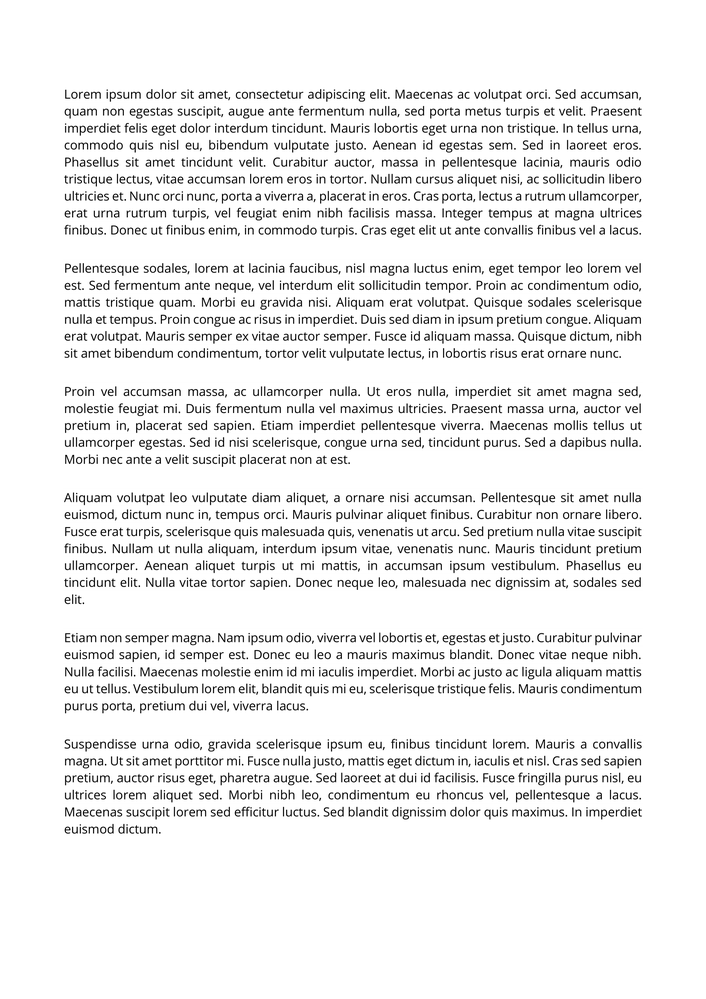
#> input picture resources/Converted_Paper/001.png, 706 x 999 px, shrunk from 1654 x 2339 before the run
$ python partB.py
#> lines starting #> are read from the running program, lines starting #| are printed output that depends on the picture; after the words box and inside, x2 and y2 are one past the last pixel; in counts of white or black regions, pixels touching at a corner belong together
import numpy as np
import cv2
from matplotlib import pyplot as plt


def process_img(image):
    #Read image
    img = cv2.imread(image, 0)

    #Switch to binary image
    _, bi_img = cv2.threshold(img, 100, 255, cv2.THRESH_BINARY)


    #plot put binary image
    plt.figure()
    plt.subplot(2,2,1)
    plt.imshow(bi_img, cmap='gray')
    plt.title("page")
    plt.axis('off')
    plt.tight_layout()
    plt.show()


    return bi_img


def find_gaps(hist, min_width=60,multiplier=0.15):
    treshold = max(np.percentile(hist, 5), np.max(hist) * multiplier, 1)

    gaps = []
    in_gap = False

    #Iterate over x in the vertical histogram
    for x, val in enumerate(hist):
        #if value lesser than treshold, start of a potential gap
        if val < treshold and not in_gap:
            start_g = x
            in_gap = True
        #if value more than treshold, end of a potential gap
        elif val >= treshold and in_gap:
            end_g = x

            #get the width of the potential gap
            gap_width = end_g - start_g

            #Only add gap that are large enough
            if gap_width >= min_width:
                gaps.append((start_g, end_g))
            in_gap = False

    #Handle the case where a gap continues to the far right edge of the image
    if in_gap:
        end_g = len(hist)
        gap_width = end_g - start_g
        if gap_width >= min_width:
            gaps.append((start_g, end_g))

    return gaps


def get_region(gaps,hist, min_length = 15 ):
    regions = []
    r_start = 0
    padding = 20
    limit = len(hist)

    #get the actual region of text using the gaps
    if gaps:
        #iterate over each gap
        for x, (start_g, end_g) in enumerate(gaps):
            #prevent overlap
            if start_g > r_start:
                r_length = start_g - r_start
                if (r_length >= min_length):
                    #add in padding
                    start = max(r_start - padding, 0)
                    end = min(start_g + padding, limit)

                    #r_start indicate the start of next region
                    #start_gap indicate the end of region, start of new gap
                    regions.append((start, end))

            #set starting point for next region
            r_start = end_g + 1
    else:
        start = max(r_start - padding, 0)
        end = min(len(hist) + padding, limit)
        regions.append((start, end))

    return regions


#Find columns with text
def extract_column(image,m=0.15):
    #switch to binary image (process_img)
    binary_img = process_img(image)

    #vertical histogram (black pixel)
    verti_hist = np.sum(binary_img == 0, axis=0)

    #find gaps
    gaps = find_gaps(verti_hist,60,m)
    print(f"Gaps between column: {gaps}")

    #find column
    cols = get_region(gaps, verti_hist)
    print(f"Columns: {cols}")


    #Turn to binary image
    column_imgs = [binary_img[:, start:end] for start, end in cols]

    #Plot out the histogram
    plt.figure(figsize=(12, 4))
    plt.plot(verti_hist)
    plt.title("Vertical Histogram Projection (Columns)")
    plt.xlabel("Column")
    plt.ylabel("Sum of Black Pixels")
    plt.grid(True)
    plt.show()

    return column_imgs

#identify_table
def contains_line(hist, spike_ratio=0.98, min_lines=5):
   threshold = np.max(hist) * spike_ratio
   #go through all value in histogram and only keep value that equal or bigger than threshold
   spikes = [val for val in hist if val >= threshold]

   return len(spikes) >= min_lines

#identify diagram
def is_diagram(img,min_r=0.05, max_r=0.12):
    height, width = img.shape
    #get amount of black pixel
    black_pixel_count = np.sum(img == 0)
    total_pixels = height * width

    if total_pixels == 0:
        return False

    #get the ration of black pixel : total pixel
    black_ratio = black_pixel_count / total_pixels

    if black_ratio < min_r or black_ratio > 0.12:
        return True
    return False

def extract_paragraph(image,m1=0.15,m2=0.02):
    all_para_imgs = []
    col_imgs = extract_column(image,m1)

    #Iterate through each column images extracted
    for i, col_img in enumerate(col_imgs):
        #list of paragraph within the column (requirement ii)
        para_imgs_col = []

        #histogram
        hori_hist = np.sum(col_img == 0, axis=1)
        gaps = find_gaps(hori_hist,30,m2)
        print(f"Gaps between paragraph: {gaps}")

        #Find paragraph
        paras = get_region(gaps, hori_hist)
        print(f"Paragraphs: {paras}")

        #Turn to binary image
        para_imgs = [col_img[start:end, :] for start, end in paras]

        for para_img in para_imgs:
            para_hist = np.sum(para_img == 0, axis=1)
            if not is_diagram(para_img) and not contains_line(para_hist):
                #append the paragraph within the column (requirement ii)
                para_imgs_col.append(para_img)
                #append the list
        all_para_imgs.append(para_imgs_col)

      #Plot out the histogram
        plt.figure(figsize=(12, 4))
        plt.plot(hori_hist)
        plt.title("Horizontal Histogram Projection (Rows)")
        plt.xlabel("Row")
        plt.ylabel("Sum of Black Pixels")
        plt.grid(True)
        plt.show()

    #show out all paragraph

    for i, para_imgs in enumerate(all_para_imgs):
        para_nums = len(para_imgs)
        plt.figure()
        for p_i, para_img in enumerate(para_imgs):
            #plot out the graph
            plt.subplot(para_nums, 1, p_i + 1)
            plt.imshow(para_img, cmap='gray')
            plt.title(f"Column {i+1} - Paragraph {p_i+1}")
            plt.axis('off')

            #save the paragraph
            cv2.imwrite(f"Column {i+1}_Paragraph {p_i+1}.png", para_img)
            cv2.waitKey()


        plt.tight_layout()
        plt.show()
    cv2.destroyAllWindows()

    return all_para_imgs


def main():
    while True:
        print("Choose a page to pick from:\n[1] 001.png\n[2] 002,png\n[3] 003.png\n[4] 004.png\n[5] 005.png\n[6] 006,png\n[7] 007.png\n[8] 008.png")
        try:
            choice= int(input("Please enter an integer:"))
#> the answer given: 1

            match choice:
                case 1:
                   extract_paragraph("resources/Converted_Paper/001.png")
                   break
                case 2:
                    extract_paragraph("resources/Converted_Paper/002.png")
                    break
                case 3:
                    extract_paragraph("resources/Converted_Paper/003.png")
                    break
                case 4:
                    extract_paragraph("resources/Converted_Paper/004.png",0.3,0.02)
                    break
                case 5:
                   extract_paragraph("resources/Converted_Paper/005.png")
                   break
                case 6:
                    extract_paragraph("resources/Converted_Paper/006.png")
                    break
                case 7:
                    extract_paragraph("resources/Converted_Paper/007.png")
                    break
                case 8:
                    extract_paragraph("resources/Converted_Paper/008.png",0.3,0.02)
                    break
                case _:
                    print("Choose an integer between 1-8")
#> in process_img, img is the input picture: shape (999, 706); min 0, max 255, mean 237.8
#> in process_img, `_, bi_img = cv2.threshold(img, 100, 255, cv2.THRESH_BINARY)`:
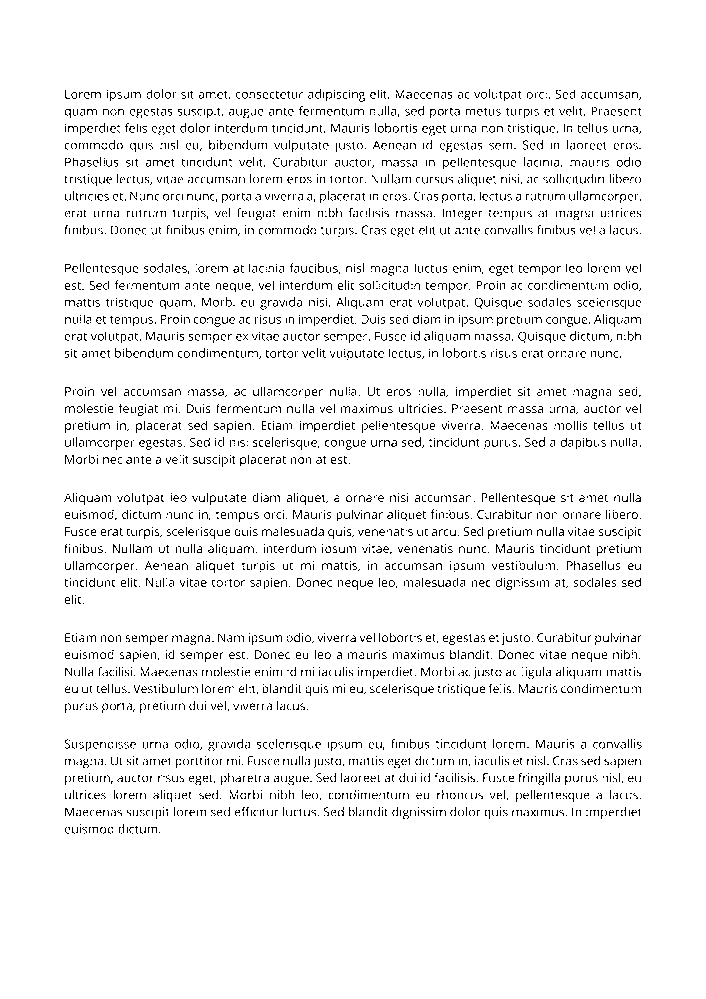
#> bi_img: shape (999, 706); 94.6% white; black in thin lines or dots, all inside (x1, y1, x2, y2) = (64, 89, 642, 834)
#> in extract_column, `verti_hist = np.sum(binary_img == 0, axis=0)`: verti_hist = 706 values, max 244 at index 65, min 0 at index 0, mean 54.09
#> in find_gaps, `treshold = max(np.percentile(hist, 5), np.max(hist) * multiplier, 1)`: treshold = 36.6
#> the loop in find_gaps, `for x, val in enumerate(hist):` made 706 passes
#> (gap_width, in_gap) on passes 66, 73, 284, 334, 382, 415, 490, 557, 640: (65, False), (1, False), (1, False), (1, False), (1, False), (1, False), (1, False), (1, False), (1, False)
#> in_gap on passes 1, 72, 283, 333, 381, 414: True, True, True, True, True, True
#> after the loop in find_gaps, `for x, val in enumerate(hist):`: end_g = 639; gap_width = 1; gaps = [(0, 65)]; in_gap = True; start_g = 641
#> in find_gaps, `end_g = len(hist)`: end_g = 706
#> in find_gaps, `gap_width = end_g - start_g`: gap_width = 65
#> in extract_column, `gaps = find_gaps(verti_hist,60,m)`: gaps = [(0, 65), (641, 706)]
#| Gaps between column: [(0, 65), (641, 706)]
#> in get_region, `limit = len(hist)`: limit = 706
#> the loop in get_region, `for x, (start_g, end_g) in enumerate(gaps):` made 2 passes
#> (x, start_g, end_g, r_length, start, end, r_start) on pass 2: (1, 641, 706, 575, 46, 661, 707)
#> (x, start_g, end_g, r_start) on pass 1: (0, 0, 65, 66)
#> after the loop in get_region, `for x, (start_g, end_g) in enumerate(gaps):`: regions = [(46, 661)]
#| Columns: [(46, 661)]
#> in extract_column, `column_imgs = [binary_img[:, start:end] for start, end in cols]`: column_imgs = 1 item
#> in extract_column, `plt.show()`:
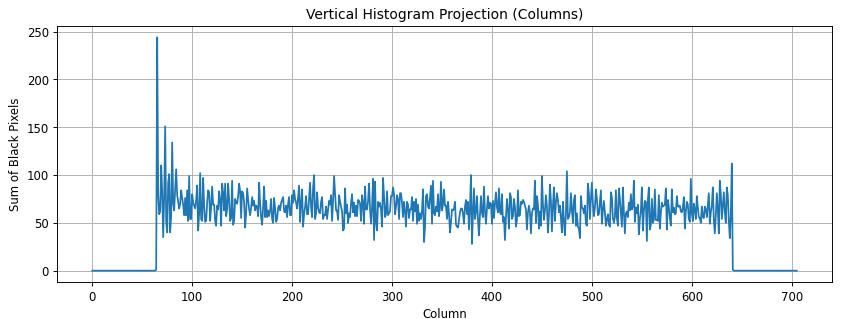
#> figure drawn by matplotlib, 1 panel; curve peaks at x = 65, y = 244
#> the loop in extract_paragraph, `for i, col_img in enumerate(col_imgs):` made 1 pass
#> (treshold in find_gaps, end_g in find_gaps, gap_width in find_gaps, gaps, padding in get_region, limit in get_region) on pass 1: (5.4, 999, 165, [(0, 90), (834, 999)], 20, 999)
#| Gaps between paragraph: [(0, 90), (834, 999)]
#| Paragraphs: [(71, 854)]
#> pass 1, in extract_paragraph, `plt.show()`:
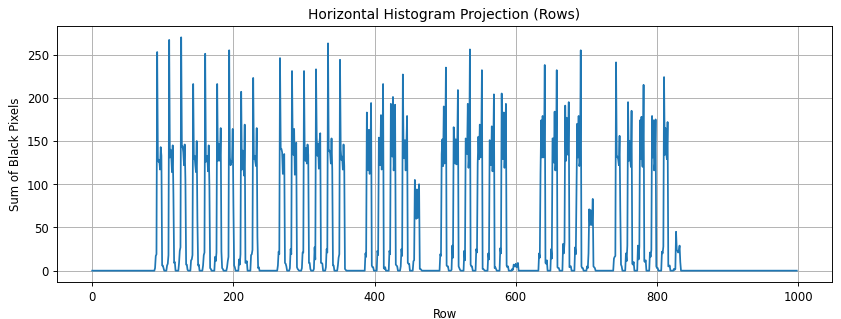
#> figure drawn by matplotlib, 1 panel; curve peaks at x = 126, y = 270
#> the loop in extract_paragraph, `for i, para_imgs in enumerate(all_para_imgs):` made 1 pass
#> pass 1, in extract_paragraph, `cv2.imwrite(f"Column {i+1}_Paragraph {p_i+1}.png", para_img)`:
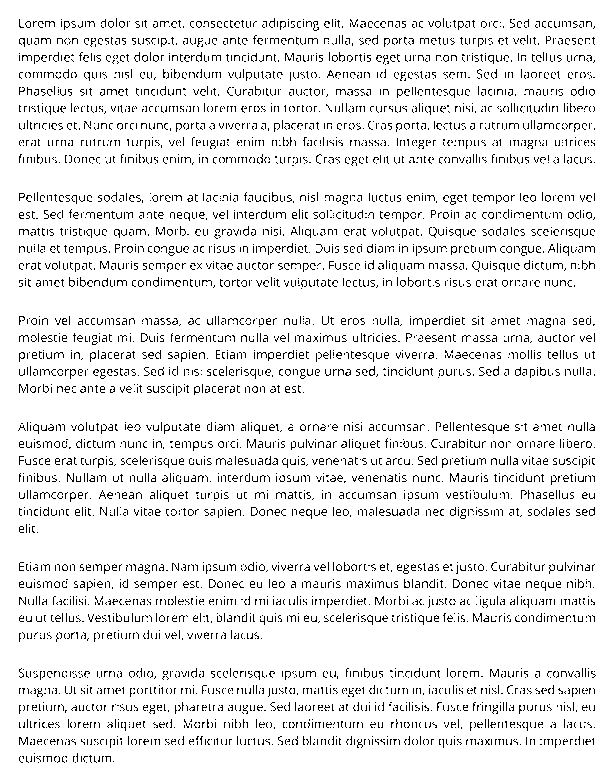
#> saved as Column 1_Paragraph 1.png: shape (783, 615); 92.1% white; black in thin lines or dots, all inside (x1, y1, x2, y2) = (18, 18, 596, 763)

        except ValueError:
            print("Invalid input. Please enter an integer.")


if __name__ == "__main__":
    main()
